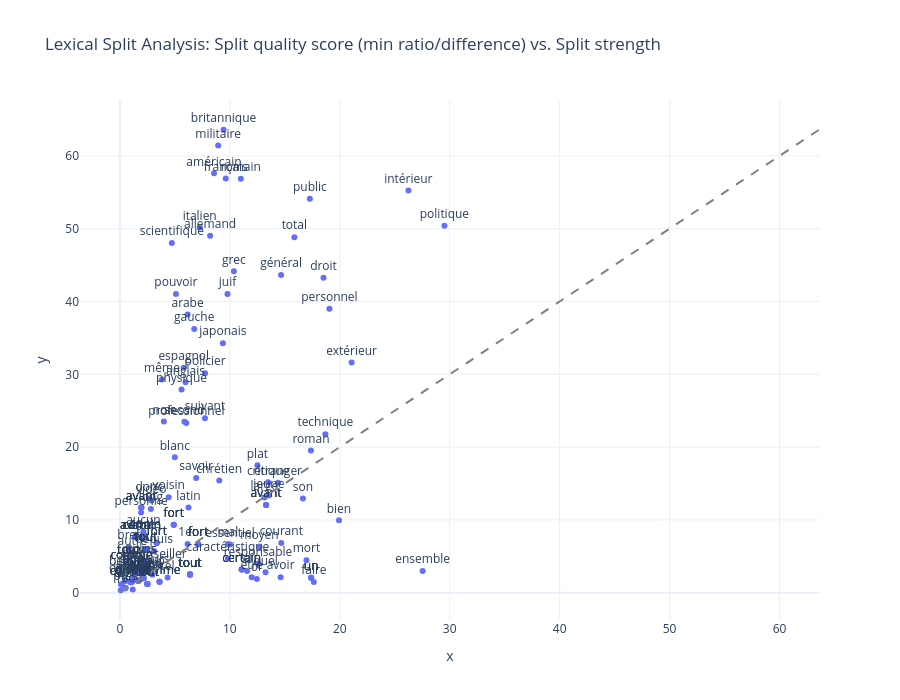

Notebook code for this chart:
### Code cell
import pandas as pd
import plotly.express as px


# Convert to DataFrame
df = pd.DataFrame(results)

# Create a readable string for the hover info
df['poses_str'] = df['poses_compared'].apply(lambda x: f"{x[0]} vs {x[1]}")
df['ratios_str'] = df['ratios'].apply(lambda x: ", ".join([f"{k}: {v}" for k, v in x.items()]))
df['densities_str'] = df['local_densities'].apply(lambda x: ", ".join([f"{k}: {v}" for k, v in x.items()]))
x_series = df['ratios'].apply(lambda x: list(x.values())[0])
y_series = df['ratios'].apply(lambda x: list(x.values())[1])
# Create the plot
fig = px.scatter(
    df, 
    x= df['ratios'].apply(lambda x: list(x.values())[0]), 
    y=df['ratios'].apply(lambda x: list(x.values())[1]), 
    text="lemma",  # This annotates the points
    hover_name="lemma",
    hover_data={
        "cross_dist": True,
        "split_strength": True,
        "poses_str": True,
        "ratios_str": True,
        "densities_str": True,
        "split_quality_score": True,
        "lemma": False # Hide it from the list since it's the title
    },
    labels={
        "cross_dist": "Cross Distance Score",
        "split_strength": "Split Strength Score",
        "poses_str": "POS Compared",
        "ratios_str": "Ratios",
        "densities_str": "Local Densities",
        "split_quality_score": "Min ratio/difference"
    },
    title="Lexical Split Analysis: Split quality score (min ratio/difference) vs. Split strength "
)

# Improve text positioning and appearance
fig.update_traces(textposition='top center')
fig.update_layout(
    height=700,
    template="plotly_white",
    hoverlabel=dict(bgcolor="white", font_size=12)
)
min_val = float(min(x_series.min(), y_series.min()))
max_val = float(max(x_series.max(), y_series.max()))
fig.add_shape(type="line", x0=min_val, y0=min_val, x1=max_val, y1=max_val, xref="x", yref="y", line=dict(color="gray", dash="dash"))

fig.show()

### Figure 1 — Plotly figure (JSON) as saved in the notebook; plotly's stock layout.template omitted (floating-point values rounded to 4 significant figures; data arrays with more than 128 entries replaced by an {"elided": "..."} marker saying what was removed)
{"data": [{"customdata": {"elided": "175x7 mixed values"}, "hovertemplate": "<b>%{hovertext}</b><br><br>x=%{x}<br>y=%{y}<br>Cross Distance Score=%{customdata[0]}<br>Split Strength Score=%{customdata[1]}<br>POS Compared=%{customdata[2]}<br>Ratios=%{customdata[3]}<br>Local Densities=%{customdata[4]}<br>Min ratio/difference=%{customdata[5]}<extra></extra>", "hovertext": {"elided": "175 str values"}, "legendgroup": "", "marker": {"color": "#636efa", "symbol": "circle"}, "mode": "markers+text", "name": "", "orientation": "v", "showlegend": false, "text": {"elided": "175 str values"}, "textposition": "top center", "type": "scatter", "x": {"elided": "175 float values"}, "xaxis": "x", "y": {"elided": "175 float values"}, "yaxis": "y"}], "layout": {"height": 700, "hoverlabel": {"bgcolor": "white", "font": {"size": 12}}, "legend": {"tracegroupgap": 0}, "shapes": [{"line": {"color": "gray", "dash": "dash"}, "type": "line", "x0": 0.08, "x1": 63.59, "xref": "x", "y0": 0.08, "y1": 63.59, "yref": "y"}], "title": {"text": "Lexical Split Analysis: Split quality score (min ratio/difference) vs. Split strength "}, "xaxis": {"anchor": "y", "domain": [0, 1], "title": {"text": "x"}}, "yaxis": {"anchor": "x", "domain": [0, 1], "title": {"text": "y"}}}}
